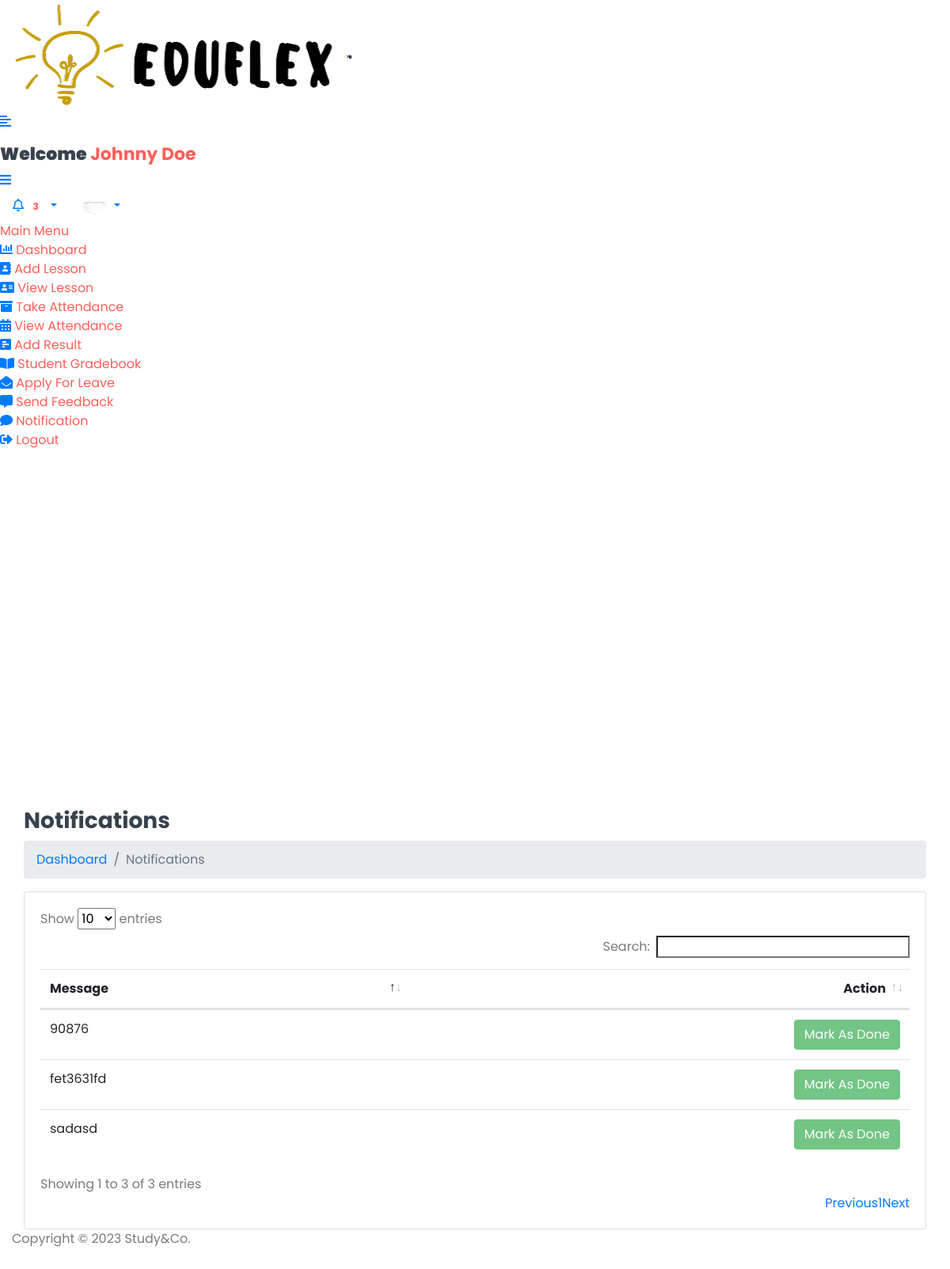
Before: /Staff/Notification (signed in) with the older database file.
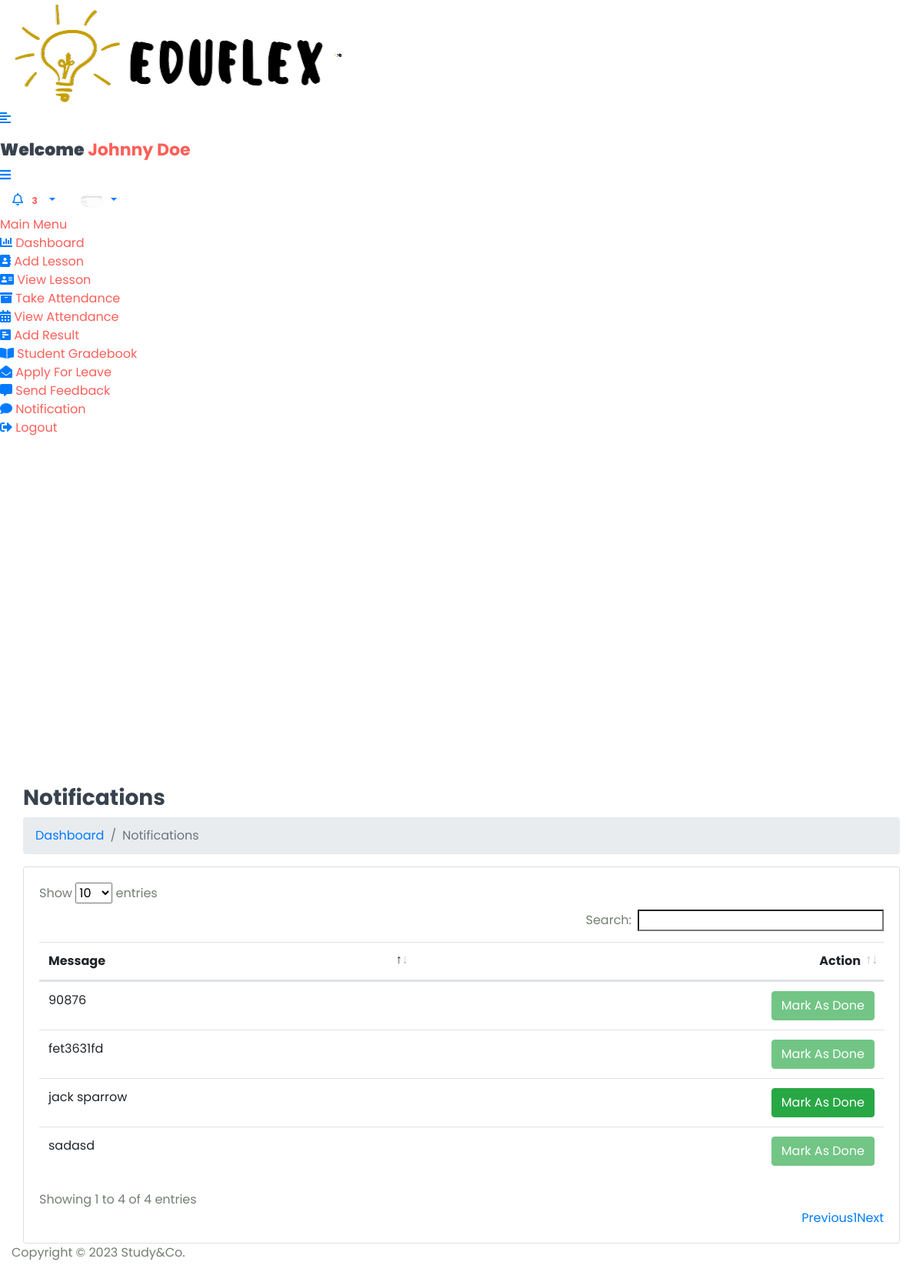
After: the same page with the newer database file.
### StudyApp/models.py (models this page shows, shortened)
class Staff_Notification(models.Model):
    staff_id = models.ForeignKey(Staff,on_delete=models.CASCADE)
    message = models.TextField()
    created_at = models.DateTimeField(auto_now_add=True)
    status = models.IntegerField(null=True,default=0)

### StudyGo/Staff_Views.py (the view)
# urls.py: path('Staff/Notification',Staff_Views.NOTIFICATIONS,name='notifications'),
@login_required(login_url='login/')
def NOTIFICATIONS(request):
    staff = Staff.objects.filter(admin = request.user.id)
    for i in staff:
        staff_id = i.id
        notification = Staff_Notification.objects.filter(staff_id = staff_id)
        context = {
            'notification':notification,
        }
    return render(request,'Staff/notification.html',context)

### templates/Staff/notification.html (shortened to what this page needs)
{% extends 'base.html' %} {% block content %}
<div class="content container-fluid">
  <div class="page-header">
    <div class="row align-items-center">
      <div class="col">
        <h3 class="page-title">Notifications</h3>
        <ul class="breadcrumb">
          <li class="breadcrumb-item"><a href="index.html">Dashboard</a></li>
          <li class="breadcrumb-item active">Notifications</li>
        </ul>
      </div>
    </div>
  </div>
  <div class="row">
    <div class="col-sm-12">
      <div class="card card-table">
        <div class="card-body">
          <div class="table-responsive">
            <table id="table_id" class="table table-hover table-center mb-0">
              <thead>
                <tr>
                  <th>Message</th>
                  <th class="text-right">Action</th>
                </tr>
              </thead>
              <tbody>
                {% for i in notification %}
                <tr>
                  <td>{{i.message}}</td>
                  <td class="text-right">
                    <div class="actions">
                      {% if i.status == 0 %}
                      <a
                        href="{% url 'staff_notification_mark_as_done' status=i.id %}"
                        class="btn btn-success"
                        >Mark As Done</a
                      >
                      {% else %}
                      <button class="btn btn-success" disabled="disabled">
                        Mark As Done
                      </button>
                      {% endif %}
                    </div>
                  </td>
                </tr>
                {% endfor %}
              </tbody>
            </table>
          </div>
        </div>
      </div>
    </div>
  </div>
</div>
{% endblock content %}

Changed rows visible on the page:
added Staff_Notification: message "jack sparrow", status "Mark As Done"
Other visible differences:
text written by a page script: "Show entries Search: Showing 1 to 3 of 3 entries Previous 1 Next" → "Show entries Search: Showing 1 to 4 of 4 entries Previous 1 Next"
